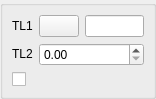
<ui version="4.0" >
 <class>DlgRef_1Sel1Spin1Check_QTD</class>
 <widget class="QWidget" name="DlgRef_1Sel1Spin1Check_QTD" >
  <property name="geometry" >
   <rect>
    <x>0</x>
    <y>0</y>
    <width>156</width>
    <height>89</height>
   </rect>
  </property>
  <property name="windowTitle" >
   <string/>
  </property>
  <layout class="QGridLayout" >
   <property name="leftMargin" >
    <number>0</number>
   </property>
   <property name="topMargin" >
    <number>0</number>
   </property>
   <property name="rightMargin" >
    <number>0</number>
   </property>
   <property name="bottomMargin" >
    <number>0</number>
   </property>
   <property name="horizontalSpacing" >
    <number>6</number>
   </property>
   <property name="verticalSpacing" >
    <number>6</number>
   </property>
   <item row="0" column="0" >
    <widget class="QGroupBox" name="GroupBox1" >
     <property name="title" >
      <string/>
     </property>
     <layout class="QGridLayout" >
      <property name="leftMargin" >
       <number>9</number>
      </property>
      <property name="topMargin" >
       <number>9</number>
      </property>
      <property name="rightMargin" >
       <number>9</number>
      </property>
      <property name="bottomMargin" >
       <number>9</number>
      </property>
      <property name="horizontalSpacing" >
       <number>6</number>
      </property>
      <property name="verticalSpacing" >
       <number>6</number>
      </property>
      <item row="2" column="0" colspan="3" >
       <widget class="QCheckBox" name="CheckButton1" >
        <property name="text" >
         <string/>
        </property>
       </widget>
      </item>
      <item row="1" column="0" >
       <widget class="QLabel" name="TextLabel2" >
        <property name="sizePolicy" >
         <sizepolicy vsizetype="Fixed" hsizetype="Fixed" >
          <horstretch>0</horstretch>
          <verstretch>0</verstretch>
         </sizepolicy>
        </property>
        <property name="text" >
         <string>TL2</string>
        </property>
        <property name="wordWrap" >
         <bool>false</bool>
        </property>
       </widget>
      </item>
      <item row="1" column="1" colspan="2" >
       <widget class="QtxDoubleSpinBox" name="SpinBox_DX" />
      </item>
      <item row="0" column="0" >
       <widget class="QLabel" name="TextLabel1" >
        <property name="sizePolicy" >
         <sizepolicy vsizetype="Fixed" hsizetype="Fixed" >
          <horstretch>0</horstretch>
          <verstretch>0</verstretch>
         </sizepolicy>
        </property>
        <property name="text" >
         <string>TL1</string>
        </property>
        <property name="wordWrap" >
         <bool>false</bool>
        </property>
       </widget>
      </item>
      <item row="0" column="2" >
       <widget class="QLineEdit" name="LineEdit1" />
      </item>
      <item row="0" column="1" >
       <widget class="QPushButton" name="PushButton1" >
        <property name="sizePolicy" >
         <sizepolicy vsizetype="Fixed" hsizetype="Fixed" >
          <horstretch>0</horstretch>
          <verstretch>0</verstretch>
         </sizepolicy>
        </property>
        <property name="text" >
         <string/>
        </property>
       </widget>
      </item>
     </layout>
    </widget>
   </item>
  </layout>
 </widget>
 <layoutdefault spacing="6" margin="11" />
 <pixmapfunction>qPixmapFromMimeSource</pixmapfunction>
 <customwidgets>
  <customwidget>
   <class>QtxDoubleSpinBox</class>
   <extends>QDoubleSpinBox</extends>
   <header location="global" >QtxDoubleSpinBox.h</header>
  </customwidget>
 </customwidgets>
 <tabstops>
  <tabstop>PushButton1</tabstop>
  <tabstop>LineEdit1</tabstop>
  <tabstop>SpinBox_DX</tabstop>
  <tabstop>CheckButton1</tabstop>
 </tabstops>
 <resources/>
 <connections/>
</ui>
